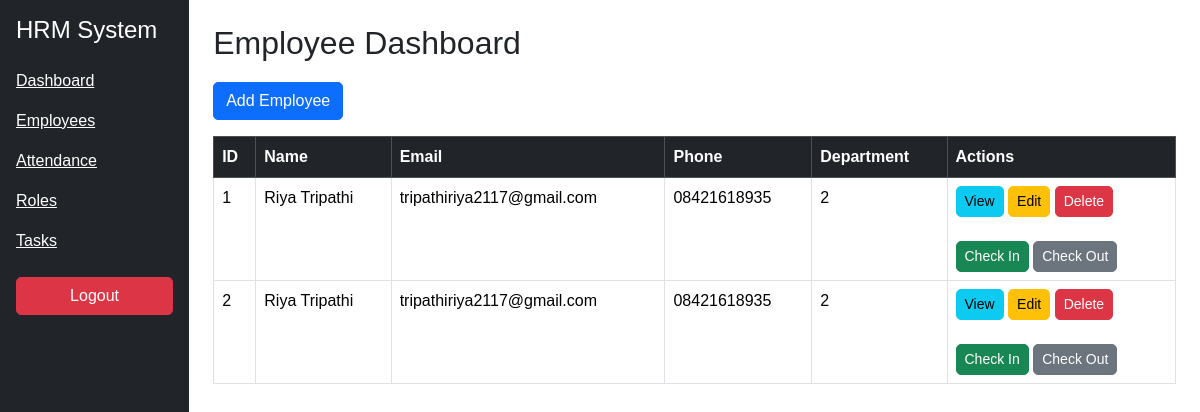
Page /employees on the earlier database version.
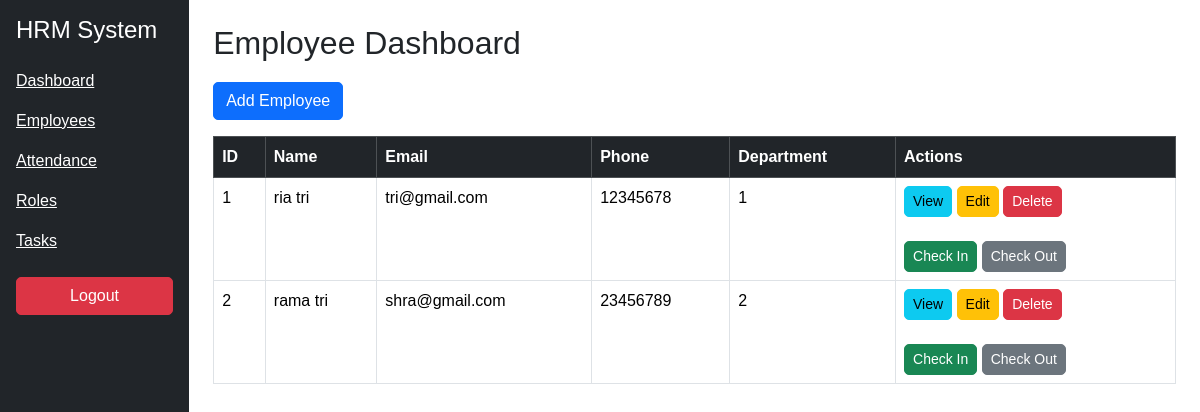
Same page on the later database version.
### models.py (models this page shows)
class Employee(db.Model):
    emp_id = db.Column(db.Integer, primary_key=True)
    first_name = db.Column(db.String(100))
    last_name = db.Column(db.String(100))
    username = db.Column(db.String(100))
    password = db.Column(db.String(100))
    email = db.Column(db.String(120))
    mobile = db.Column(db.String(20))
    dept_id = db.Column(db.Integer, db.ForeignKey('department.dept_id'))
    role_id = db.Column(db.Integer, db.ForeignKey('role.role_id'))
    reporting_manager_id = db.Column(db.Integer, db.ForeignKey('employee.emp_id'))
    date_of_joining = db.Column(db.Date)
    created_at = db.Column(db.DateTime)
    updated_at = db.Column(db.DateTime)
    status = db.Column(db.String(50), default='active')

### routes/employee_routes.py (the view)
@employee_bp.route('/employees')
def employees():
    employees = Employee.query.all()
    return render_template("employees.html", employees=employees)

### templates/employees.html
{% extends "base.html" %}
{% block content %}
<h2>Employee Dashboard</h2>
<a href="/add_employee" class="btn btn-primary mb-3">Add Employee</a>
<table class="table table-bordered">
<thead class="table-dark">
<tr>
<th>ID</th>
<th>Name</th>
<th>Email</th>
<th>Phone</th>
<th>Department</th>
<th>Actions</th>
</tr>
</thead>
<tbody>
{% for emp in employees %}
<tr>
<td>{{ emp.emp_id }}</td>
<td>{{ emp.first_name }} {{ emp.last_name }}</td>
<td>{{ emp.email }}</td>
<td>{{ emp.mobile }}</td>
<td>{{ emp.dept_id }}</td>
<td>
<a href="/employee/{{ emp.emp_id }}" class="btn btn-info btn-sm">View</a>
<a href="/edit_employee/{{ emp.emp_id }}" class="btn btn-warning btn-sm">Edit</a>
<a href="/delete_employee/{{ emp.emp_id }}"
class="btn btn-danger btn-sm"
onclick="return confirm('Delete this employee?')">
Delete
</a>
<br><br>
<a href="/checkin/{{ emp.emp_id }}" class="btn btn-success btn-sm">Check In</a>
<a href="/checkout/{{ emp.emp_id }}" class="btn btn-secondary btn-sm">Check Out</a>
</td>
</tr>
{% endfor %}
</tbody>
</table>
{% endblock %}

### templates/base.html (shortened to what this page needs)
<!DOCTYPE html>
<html>
<head>
<link href="https://cdn.jsdelivr.net/npm/bootstrap@5.3.2/dist/css/bootstrap.min.css" rel="stylesheet">
</head>
<link rel="stylesheet" href="{{ url_for('static', filename='style.css') }}">
<body>
<div class="d-flex">
<div class="bg-dark text-white p-3" style="width:220px; height:100vh;">
<h4 class="mb-4">HRM System</h4>
<a href="/dashboard" class="text-white d-block mb-3">Dashboard</a>
<a href="/employees" class="text-white d-block mb-3">Employees</a>
<a href="/attendance" class="text-white d-block mb-3">Attendance</a>
<a href="/roles" class="text-white d-block mb-3">Roles</a>
<a href="/task/dashboard" class="text-white d-block mb-3">Tasks</a>
<a href="/logout" class="text-white d-block mt-4 btn btn-danger">Logout</a>
</div>
<div class="p-4 w-100">
{% block content %}
{% endblock %}
</div>
</div>
</body>
</html>

### static/style.css (style rules this page uses)
body { font-family: Arial, sans-serif; }
.table { background: white; }
.btn { border-radius: 5px; }
h2 { margin-bottom: 20px; }

Differences in the rows shown:
changed Employee id 1: first_name "Riya" → "ria"; last_name "Tripathi" → "tri"; email "tripathiriya2117@gmail.com" → "tri@gmail.com"; mobile "08421618935" → "12345678"; dept_id "2" → "1"
changed Employee id 2: first_name "Riya" → "rama"; last_name "Tripathi" → "tri"; email "tripathiriya2117@gmail.com" → "shra@gmail.com"; mobile "08421618935" → "23456789"
